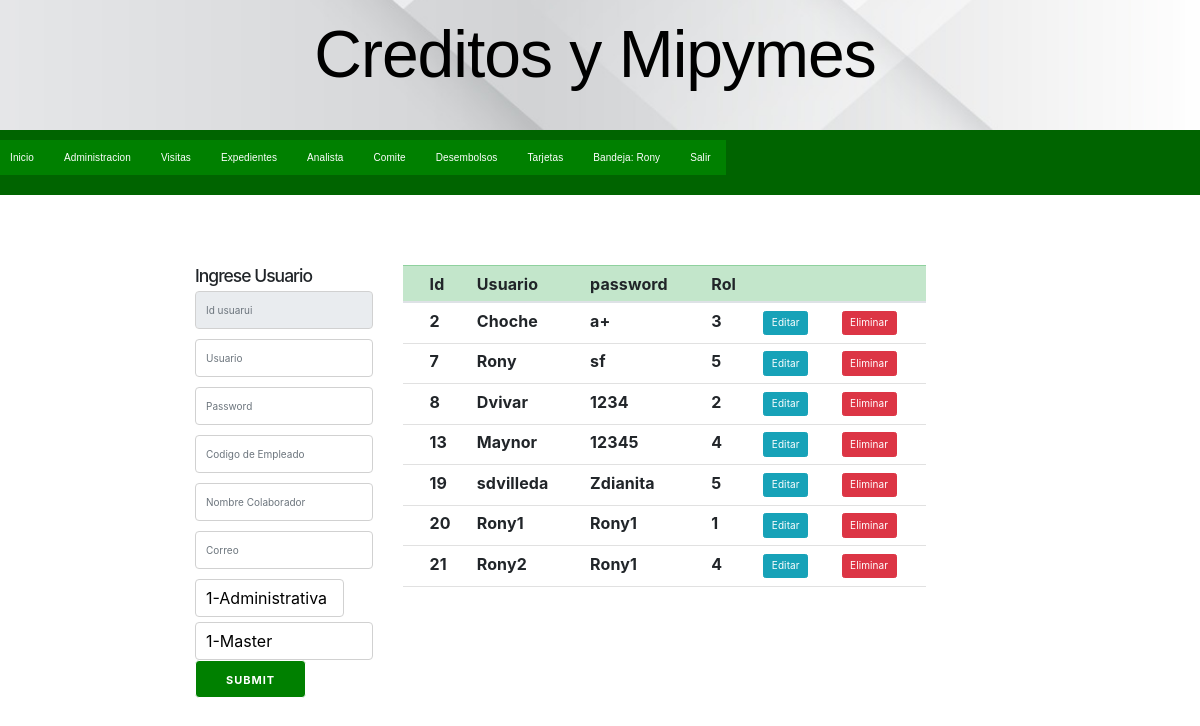
/usuarios.php (signed in), run on the app's committed database.
### tables this page shows
CREATE TABLE `usuarios` (
  `id` int(11) NOT NULL,
  `username` varchar(50) NOT NULL,
  `password` varchar(50) NOT NULL,
  `rol_id` int(11) NOT NULL,
  `codigoempleado` varchar(8) NOT NULL,
  `nombrecolaborador` varchar(150) NOT NULL,
  `correo` varchar(80) NOT NULL,
  `id_sector` int(3) NOT NULL
);

### src/usuarios.php (the view, shortened to what this page needs)
<?php require( 'templates/header.php' ); ?>
<?php require( 'init.php' ); ?>
<?php
    $con=$app_db;
    $sql="SELECT *  FROM usuarios";
    $query=mysqli_query($con,$sql);
?>
<!DOCTYPE html>
<html lang="en">
    <head>
        <link href="assets/bootstrap.min.css" rel="stylesheet">
        <link href="assets/bootstrap.min.css" rel="stylesheet">
    </head>
    <body>
            <div class="container mt-5">
                    <div class="row">
                        <div class="col-md-3">
                            <h3>Ingrese Usuario</h3>
                                <form action="insertarusuario.php" method="POST">
                                    <input type="text" class="form-control mb-3" name="id" placeholder="Id usuarui"  disabled>
                                    <input type="text" class="form-control mb-3" name="username" placeholder="Usuario" >
                                    <input type="text" class="form-control mb-3" name="password" placeholder="Password">
                                    <input type="text" class="form-control mb-3" name="Codeigoempleado" placeholder="Codigo de Empleado">
                                    <input type="text" class="form-control mb-3" name="nombreusuario" placeholder="Nombre Colaborador">
                                    <input type="email" class="form-control mb-3" name="correo" placeholder="Correo">
                                    <label><select  name="sector">
                                      <?php
                                          $con=$app_db;
                                          $sql1="SELECT *  FROM sector";
                                          $query1=mysqli_query($con,$sql1);
                                      ?>
                                      <?php
                                        foreach ($query1 as $opciones) {?>
                                            <option  placeholder="Seleccione sector" value="<?php echo $opciones['id_sector']?>"><?php echo $opciones['id_sector'].'-'.$opciones['sector'] ?></option>
                                      <?php  }    ?>
                                    </label>
                                      <?php
                                      $con=$app_db;
                                      $sql2="SELECT *  FROM roles";
                                      $query2=mysqli_query($con,$sql2);
                                      ?>
        <label><select  name="rol">
          <?php
            foreach ($query2 as $opciones) {?>
                <option  placeholder="Seleccione sector" value="<?php echo $opciones['id']?>"><?php echo $opciones['id'].'-'.$opciones['rol'] ?></option>
          <?php  }    ?>
        </label>
                                    <input type="submit" class="btn btn-primary">
                                </form>
                        </div>
                        <div class="col-md-8">
                            <table class="table" >
                                <thead class="table-success table-striped" >
                                    <tr>
                                        <th></th>
                                        <th>Id</th>
                                        <th>Usuario</th>
                                        <th>password</th>
                                        <th>Rol</th>
                                        <th></th>
                                        <th></th>
                                    </tr>
                                </thead>
                                <tbody>
                                        <?php
                                            while($row=mysqli_fetch_array($query)){
                                        ?>
                                            <tr>
                                                <th></th>
                                                <th><?php  echo $row['id']?></th>
                                                <th><?php  echo $row['username']?></th>
                                                <th><?php  echo $row['password']?></th>
                                                <th><?php  echo $row['rol_id']?></th>
                                                <th><a href="actualizarusuario.php?id= <?php echo $row['id'] ?>"  class="btn btn-info">Editar</a></th>
                                                <th><a href="deleteusuario.php?id=<?php echo $row['id'] ?>" class="btn btn-danger">Eliminar</a></th>
                                            </tr>
                                        <?php
                                            }
                                        ?>
                                </tbody>
                            </table>
                        </div>
                    </div>
            </div>
    </body>
</html>

### src/assets/style.css (style rules this page uses)
*, *:after, *:before { box-sizing: inherit; }
html { box-sizing: border-box; font-size: 62.5%; }
body { color: #000000; font-family: 'Roboto', 'Helvetica Neue', 'Helvetica', 'Arial', sans-serif; font-size: 1.6em; font-weight: 300; letter-spacing: .01em; line-height: 1.6; margin:0; }
.button, button, input[type='button'], input[type='reset'], input[type='submit'] { background-color: green; border: 0.1rem solid white; border-radius: .4rem; color: #fff; cursor: pointer; display: inline-block; font-size: 1.1rem; font-weight: 700; height: 3.8rem; letter-spacing: .1rem; line-height: 3.8rem; padding: 0 3.0rem; text-align: center; text-decoration: none; text-transform: uppercase; white-space: nowrap; }
input[type='email'], input[type='number'], input[type='password'], input[type='search'], input[type='tel'], input[type='text'], input[type='url'], textarea, select { -webkit-appearance: none; -moz-appearance: none; appearance: none; background-color: transparent; border: 0.1rem solid #d1d1d1; border-radius: .4rem; box-shadow: none; box-sizing: inherit; height: 3.8rem; padding: .6rem 1.0rem; width: 100%; }
label, legend { display: block; font-size: 1.6rem; font-weight: 700; margin-bottom: .5rem; }
.container { margin: 0 auto; max-width: 112.0rem; padding: 0 2.0rem; position: relative; width: 100%; }
.row { display: flex; flex-direction: column; padding: 0; width: 100%; }
@media (min-width: 40rem) { .row { flex-direction: row; margin-left: -1.0rem; width: calc(100% + 2.0rem); } }
a { color: #9b4dca; text-decoration: none; }
fieldset, input, select, textarea { margin-bottom: 1.5rem; }
blockquote, dl, figure, form, ol, p, pre, table, ul { margin-bottom: 2.5rem; }
table { border-spacing: 0; width: 100%; }
td, th { border-bottom: 0.1rem solid #e1e1e1; padding: 1.2rem 1.5rem; text-align: left; }
td:first-child, th:first-child { padding-left: 0; }
td:last-child, th:last-child { padding-right: 0; }
h1, h2, h3, h4, h5, h6 { font-weight: 300; letter-spacing: -.1rem; margin-bottom: 2.0rem; margin-top: 0; }
h3 { font-size: 2.8rem; line-height: 1.3; }

### src/templates/header.php (style rules this page uses)
* { padding: 0px; margin:0px; }

### data on the page
usuarios: id "2", username "Choche", password "a+", rol "3"
usuarios: id "7", username "Rony", password "sf", rol "5"
usuarios: id "8", username "Dvivar", password "1234", rol "2"
usuarios: id "13", username "Maynor", password "12345", rol "4"
usuarios: id "19", username "sdvilleda", password "Zdianita", rol "5"
usuarios: id "20", username "Rony1", password "Rony1", rol "1"
usuarios: id "21", username "Rony2", password "Rony1", rol "4"

### other printed values
$_SESSION	['username'] "Rony"
form field sector "1-Administrativa"
form field rol "1-Master"
